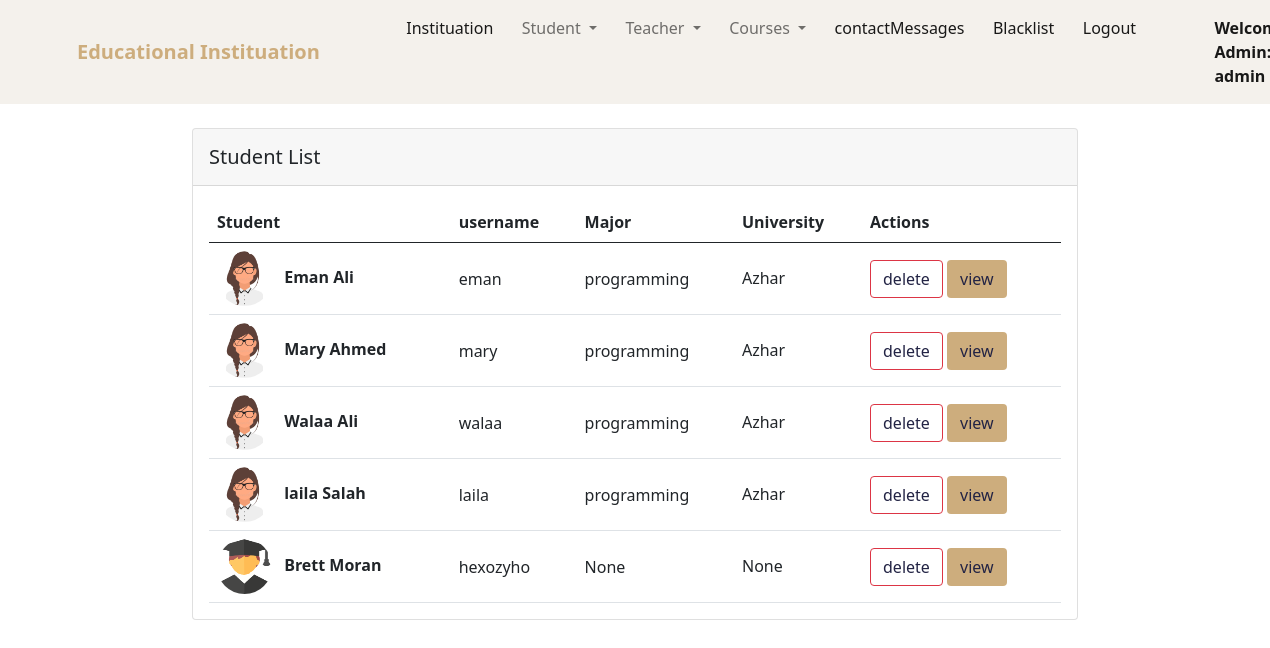
The app's page /view_students/ (signed in) with its own data.
### education/models.py (models this page shows, shortened)
class Student(models.Model):
    user = models.OneToOneField(User, on_delete=models.CASCADE)
    student_id = models.CharField(max_length=20, null=True, blank=True)
    full_name = models.CharField(max_length=50,null=True, blank=True)
    image = models.ImageField(upload_to="media", blank=True,null=True)
    phone = models.CharField(max_length=15 ,null=True, blank=True)
    university = models.CharField(max_length=50,null=True , blank=True)
    major = models.CharField(max_length=50 ,null=True , blank=True)
    address = models.CharField(max_length=100 ,null=True , blank=True)
    date_of_birth = models.DateField(null=True , blank=True)
    GENDER_CHOICES = (('male', 'male'),('female', 'female'), )
    gender = models.CharField(max_length=20,choices= GENDER_CHOICES ,null=True , blank=True)
    @property
    def get_photo_url(self):
        if self.image and hasattr(self.image, 'url'):
            return self.image.url
        else:
            return "/static/images/user.png"

### education/views.py (the view)
# urls.py: path("view_students/", views.view_students, name="view_students"),
@user_passes_test(lambda u: u.is_superuser)
@login_required(login_url = '/admin_login')
def view_students(request):
    students = Student.objects.all()
    return render(request, "education/admin/view_students.html", {'students':students})

### education/templates/education/admin/view_students.html (shortened to what this page needs)
{% extends 'education/admin/admin_navbar.html' %}
{% load static %}
{% block body %}
<section>
    <div class="container ">
      <div class="row d-flex justify-content-center align-items-center p-4">
        <div class="col-md-12 col-xl-10">
          <div class="card">
            <div class="card-header p-3">
              <h5 class="mb-0">Student List</h5>
            </div>
            <div class="card-body" data-mdb-perfect-scrollbar="true" style="position: relative;">
              <table class="table mb-0">
                <thead>
                  <tr>
                    <th scope="col">Student</th>
                    <th scope="col">username</th>
                    <th scope="col">Major</th>
                    <th scope="col">University</th>
                    <th scope="col">Actions</th>
                  </tr>
                </thead>
                <tbody>
                    {% for student in students %}
                    <tr class="fw-normal">
                        <a  href="{% url 'student-detail' student.id %}" >
                            <th>
                                <img src="{{ student.get_photo_url }}"
                                  class="shadow-1-strong rounded-circle" alt="avatar 1"
                                  style="width: 55px; height: 55px;">
                                <span class="ms-2">{{ student.full_name }}</span>
                              </th>
                              <td class="align-middle">
                                  <span>{{ student.user.username }}</span>
                              </td>
                              <td class="align-middle">
                                <span>{{ student.major }}</span>
                              </td>
                              <td class="align-middle">
                                <h6 class="mb-0"><span >{{ student.university }}</span></h6>
                              </td>
                        </a>
                        <td class="align-middle">
                          <a class="btn btn-outline-danger dark-blue" href="{% url 'student-delete' student.id %}" data-mdb-toggle="tooltip" title="Remove">delete </a>
                              <a class="btn brown-bg dark-blue" href="{% url 'student-detail' student.id %}"> view </a>
                        </td>
                      </tr>
                    {% endfor %}
                </tbody>
              </table>
            </div>
          </div>
        </div>
      </div>
    </div>
  </section>
{% endblock %}

### education/templates/education/admin/admin_navbar.html (shortened to what this page needs)
<!doctype html>
{% load static %}
<html lang="en">
  <head>
    <link href="https://cdn.jsdelivr.net/npm/bootstrap@5.1.0/dist/css/bootstrap.min.css" rel="stylesheet">
    <link rel="stylesheet" href="https://cdn.datatables.net/1.10.25/css/jquery.dataTables.min.css">
    <link rel="stylesheet" href="https://cdn.datatables.net/buttons/1.7.1/css/buttons.dataTables.min.css">
    <link rel="stylesheet" href="{% static 'landingPage/style.css' %}">
    <link rel="stylesheet" href="https://cdnjs.cloudflare.com/ajax/libs/font-awesome/4.7.0/css/font-awesome.min.css">
  </head>
  <body>
    <nav class="navbar navbar-expand-lg navbar-light bg-light mynav">
        <div class="container">
          <a class="navbar-brand hed-color fw-bold" href="/">Educational Instituation</a>
          <div class="collapse navbar-collapse" id="navbarSupportedContent">
            <ul class="navbar-nav me-auto mb-2 mb-lg-0">
              <li class="nav-item">
                <a class="nav-link active" aria-current="page" href="{% url 'admin-panel' %}">Instituation</a>
              </li>
              <li class="nav-item dropdown">
                <a class="nav-link dropdown-toggle" href="#" id="navbarDropdown" role="button" data-bs-toggle="dropdown" aria-expanded="false">
                  Student
                </a>
              </li>
              <li class="nav-item dropdown">
                <a class="nav-link dropdown-toggle" href="#" id="navbarDropdown" role="button" data-bs-toggle="dropdown" aria-expanded="false">
                  Teacher
                </a>
              </li>
              <li class="nav-item dropdown">
                <a class="nav-link dropdown-toggle" href="#" id="navbarDropdown" role="button" data-bs-toggle="dropdown" aria-expanded="false">
                  Courses
                </a>
              </li>
              <li class="nav-item">
                <a class="nav-link active" aria-current="page" href="{% url 'messages_contact' %}">contactMessages</a>
              </li>
              <li class="nav-item">
                <a class="nav-link active" aria-current="page" href="{% url 'view_blacklist' %}">Blacklist</a>
              </li>
              <li class="nav-item">
                <a class="nav-link active" aria-current="page" href="{% url 'logout' %}">Logout</a>
              </li>
              <li class="nav-item">
                <a style="font-weight:600; font-family:'Segoe UI', Tahoma, Geneva, Verdana, sans-serif;" class="nav-link active" href="#">Welcome Admin: {{request.user}}</a>
              </li>
            </ul>
          </div>
        </div>
      </nav>
      {% block body %}
      {% endblock %}
  </body>
</html>

### landingPage/static/landingPage/style.css (style rules this page uses)
.mynav { background: #F4F1EC!important; }
.hed-color { color: #CDAD7D!important; }
.dark-blue { color: #222344!important; }
.brown-bg { background-color: #CDAD7D !important; }

### records on screen
Student: get_photo_url (picture), full_name "Eman Ali", user.username "eman", major "programming", university "Azhar"
Student: get_photo_url (picture), full_name "Mary Ahmed", user.username "mary", major "programming", university "Azhar"
Student: get_photo_url (picture), full_name "Walaa Ali", user.username "walaa", major "programming", university "Azhar"
Student: get_photo_url (picture), full_name "laila Salah", user.username "laila", major "programming", university "Azhar"
Student: shows a picture, full_name "Brett Moran", user.username "hexozyho", major "None", university "None"

### other values on screen
{{ request.user }} "admin"
